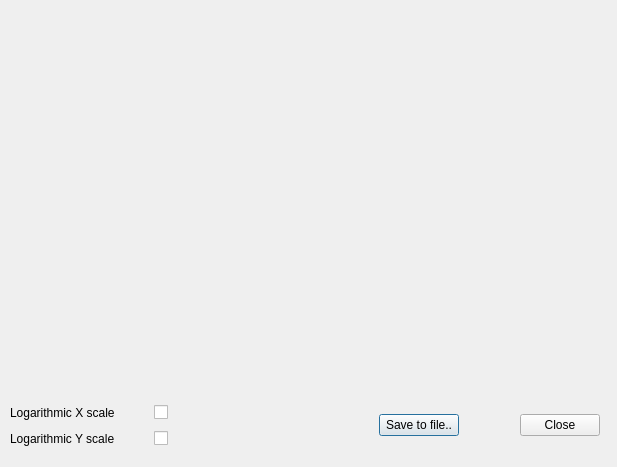
<?xml version="1.0" encoding="UTF-8"?>
<ui version="4.0">
 <class>PQGraphWindow</class>
 <widget class="QDialog" name="PQGraphWindow">
  <property name="geometry">
   <rect>
    <x>0</x>
    <y>0</y>
    <width>617</width>
    <height>467</height>
   </rect>
  </property>
  <property name="windowTitle">
   <string>Dialog</string>
  </property>
  <widget class="QWidget" name="verticalLayoutWidget">
   <property name="geometry">
    <rect>
     <x>10</x>
     <y>10</y>
     <width>591</width>
     <height>371</height>
    </rect>
   </property>
   <layout class="QVBoxLayout" name="verticalLayout"/>
  </widget>
  <widget class="QWidget" name="gridLayoutWidget">
   <property name="geometry">
    <rect>
     <x>10</x>
     <y>400</y>
     <width>281</width>
     <height>51</height>
    </rect>
   </property>
   <layout class="QGridLayout" name="gridLayout">
    <item row="0" column="0">
     <widget class="QLabel" name="labelLogXScale">
      <property name="text">
       <string>Logarithmic X scale</string>
      </property>
     </widget>
    </item>
    <item row="1" column="0">
     <widget class="QLabel" name="labelLogYScale">
      <property name="text">
       <string>Logarithmic Y scale</string>
      </property>
     </widget>
    </item>
    <item row="0" column="1">
     <widget class="QCheckBox" name="checkBoxXLog">
      <property name="text">
       <string/>
      </property>
     </widget>
    </item>
    <item row="1" column="1">
     <widget class="QCheckBox" name="checkBoxYLog">
      <property name="text">
       <string/>
      </property>
     </widget>
    </item>
   </layout>
  </widget>
  <widget class="QWidget" name="gridLayoutWidget_2">
   <property name="geometry">
    <rect>
     <x>379</x>
     <y>400</y>
     <width>221</width>
     <height>51</height>
    </rect>
   </property>
   <layout class="QGridLayout" name="gridLayout_2">
    <item row="0" column="0">
     <widget class="QPushButton" name="pushButton">
      <property name="text">
       <string>Save to file..</string>
      </property>
     </widget>
    </item>
    <item row="0" column="2">
     <widget class="QPushButton" name="pushButton_2">
      <property name="text">
       <string>Close</string>
      </property>
     </widget>
    </item>
    <item row="0" column="1">
     <spacer name="horizontalSpacer">
      <property name="orientation">
       <enum>Qt::Horizontal</enum>
      </property>
      <property name="sizeHint" stdset="0">
       <size>
        <width>40</width>
        <height>20</height>
       </size>
      </property>
     </spacer>
    </item>
   </layout>
  </widget>
 </widget>
 <resources/>
 <connections/>
</ui>
